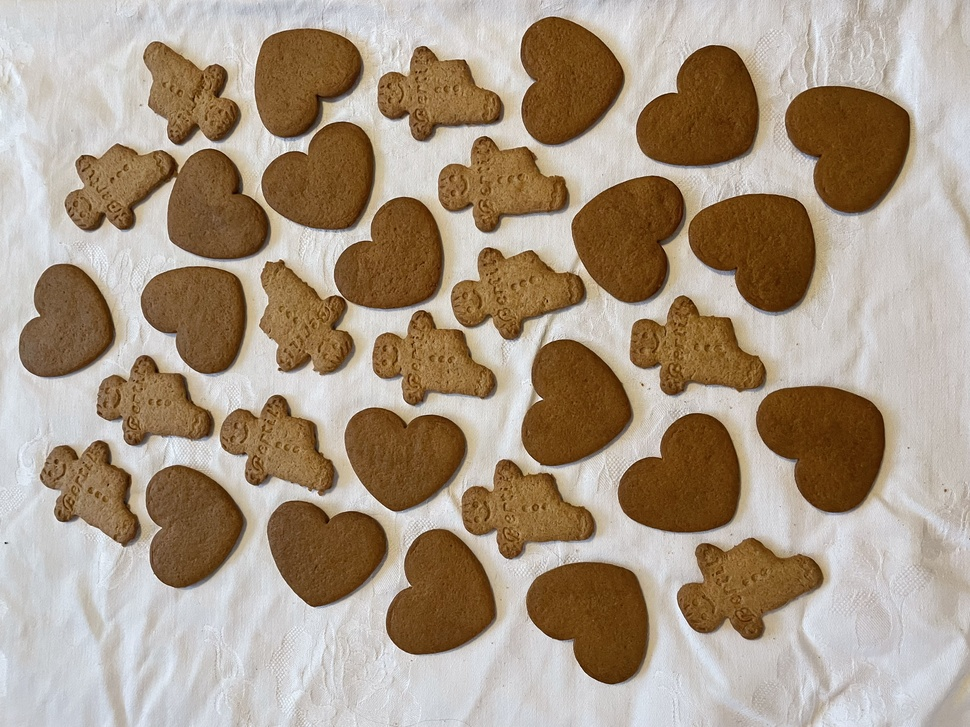
#> input picture gingerbreads.jpg, 970 x 727 px, shrunk from 4032 x 3024 before the run
$ python wiki_outsu.py
#> lines starting #> are read from the running program, lines starting #| are printed output that depends on the picture
import numpy as np
from skimage import io

def compute_otsu_criteria(im, th):
    # create the thresholded image
    thresholded_im = np.zeros(im.shape)
    thresholded_im[im >= th] = 1

    # compute weights
    nb_pixels = im.size
    nb_pixels1 = np.count_nonzero(thresholded_im)
    weight1 = nb_pixels1 / nb_pixels
    weight0 = 1 - weight1

    # if one the classes is empty, eg all pixels are below or above the threshold, that threshold will not be considered
    # in the search for the best threshold
    if weight1 == 0 or weight0 == 0:
        return np.inf

    # find all pixels belonging to each class
    val_pixels1 = im[thresholded_im == 1]
    val_pixels0 = im[thresholded_im == 0]

    # compute variance of these classes
    var0 = np.var(val_pixels0) if len(val_pixels0) > 0 else 0
    var1 = np.var(val_pixels1) if len(val_pixels1) > 0 else 0

    return weight0 * var0 + weight1 * var1

im = pick = io.imread('gingerbreads.jpg') # load your image as a numpy array.
#> im is the input picture: shape (727, 970, 3); mean R, G, B 168.5, 151.6, 132.6
# For testing purposes, one can use for example im = np.random.randint(0,255, size = (50,50))

# testing all thresholds from 0 to the maximum of the image
threshold_range = range(np.max(im)+1)
criterias = [compute_otsu_criteria(im, th) for th in threshold_range]
#> in compute_otsu_criteria (call 3), `thresholded_im = np.zeros(im.shape)`: thresholded_im: shape (727, 970, 3) float64; every value is 0
#> in compute_otsu_criteria (call 35), `thresholded_im[im >= th] = 1`:
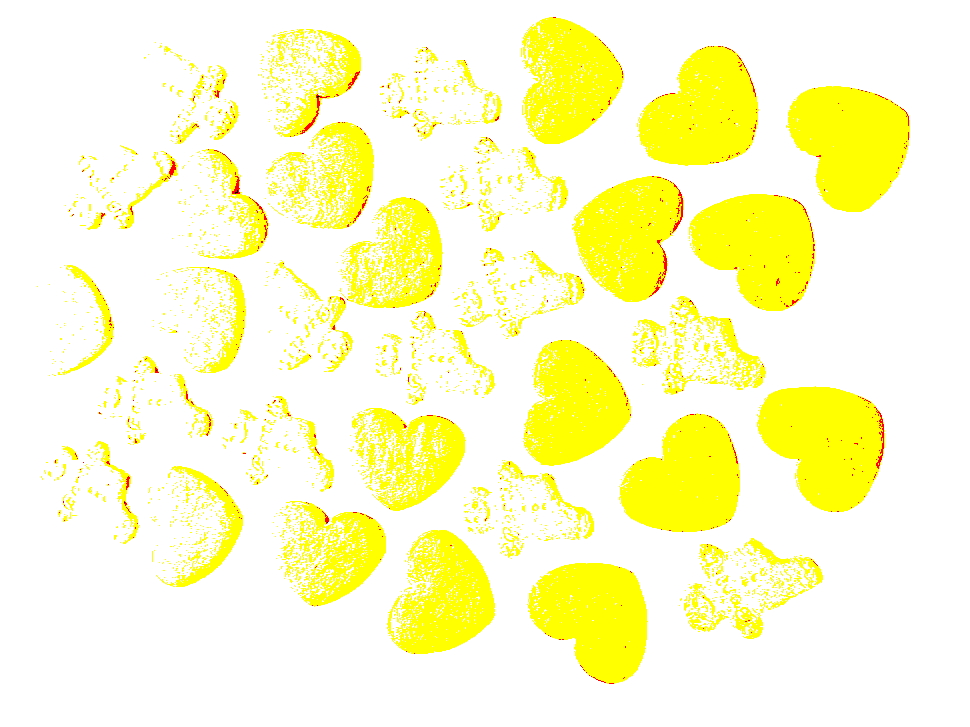
#> thresholded_im: shape (727, 970, 3) float64; mean R, G, B 1, 0.997, 0.785
#> in compute_otsu_criteria (call 35), `nb_pixels1 = np.count_nonzero(thresholded_im)`: nb_pixels1 = 1961404
#> in compute_otsu_criteria (call 35), `weight1 = nb_pixels1 / nb_pixels`: weight1 = 0.927
#> in compute_otsu_criteria (call 35), `weight0 = 1 - weight1`: weight0 = 0.0729
#> in compute_otsu_criteria (call 35), `var0 = np.var(val_pixels0) if len(val_pixels0) > 0 else 0`: var0 = 81.56
#> in compute_otsu_criteria (call 35), `var1 = np.var(val_pixels1) if len(val_pixels1) > 0 else 0`: var1 = 3501.1
#> in compute_otsu_criteria (call 36), `thresholded_im[im >= th] = 1`:
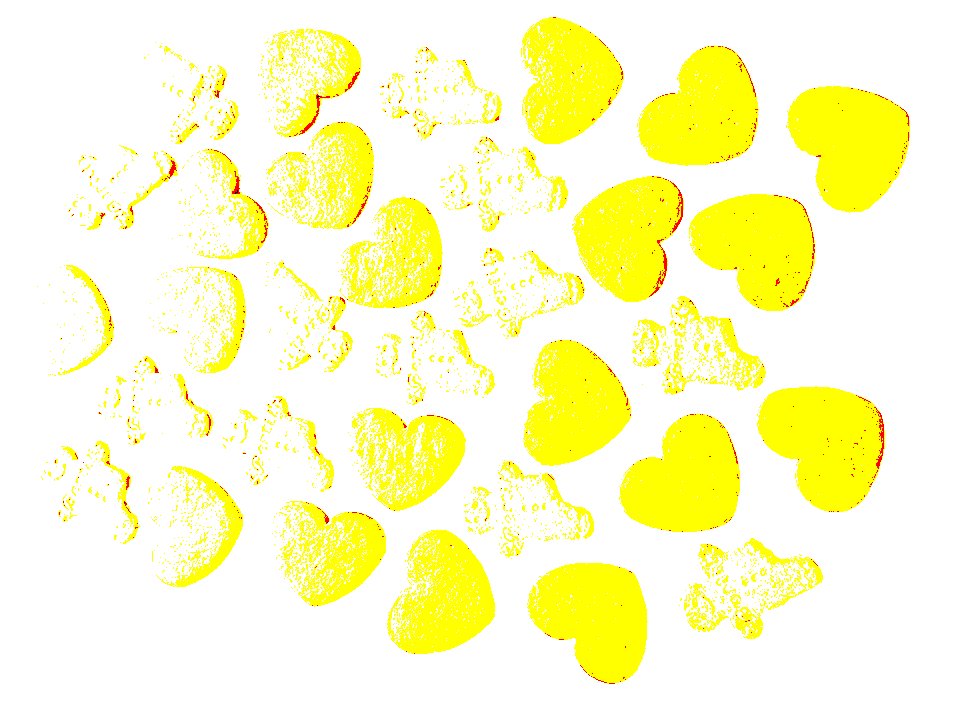
#> thresholded_im: shape (727, 970, 3) float64; mean R, G, B 1, 0.996, 0.78
#> in compute_otsu_criteria (call 36), `nb_pixels1 = np.count_nonzero(thresholded_im)`: nb_pixels1 = 1957459
#> in compute_otsu_criteria (call 36), `weight1 = nb_pixels1 / nb_pixels`: weight1 = 0.925
#> in compute_otsu_criteria (call 36), `weight0 = 1 - weight1`: weight0 = 0.0747
#> in compute_otsu_criteria (call 36), `var0 = np.var(val_pixels0) if len(val_pixels0) > 0 else 0`: var0 = 86.84
#> in compute_otsu_criteria (call 36), `var1 = np.var(val_pixels1) if len(val_pixels1) > 0 else 0`: var1 = 3475.4
#> in compute_otsu_criteria (call 37), `thresholded_im[im >= th] = 1`:
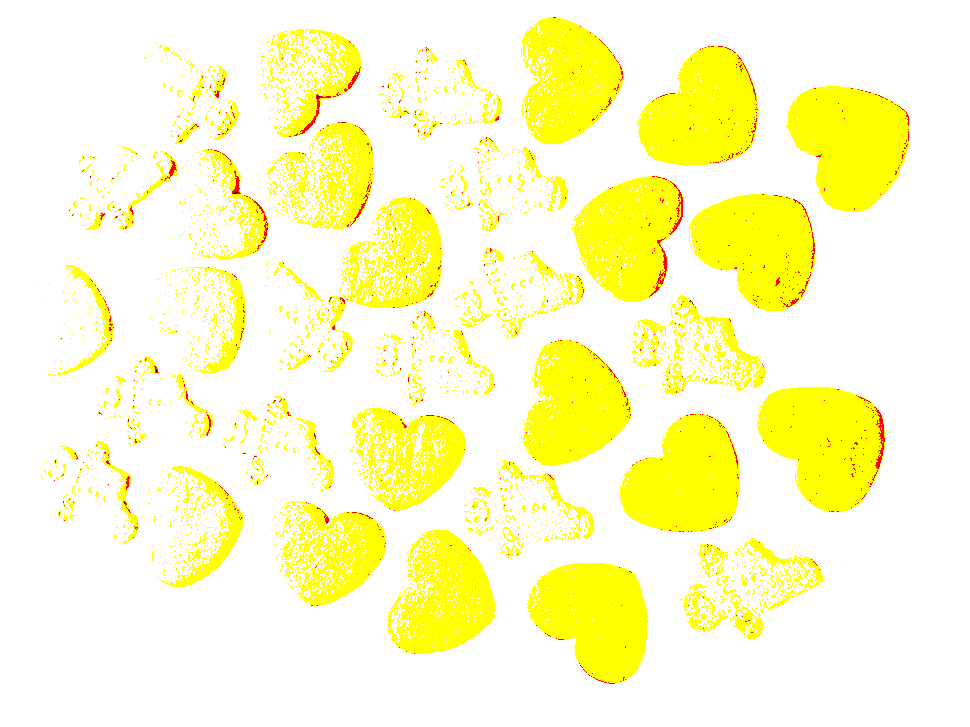
#> thresholded_im: shape (727, 970, 3) float64; mean R, G, B 1, 0.995, 0.775
#> in compute_otsu_criteria (call 37), `nb_pixels1 = np.count_nonzero(thresholded_im)`: nb_pixels1 = 1953285
#> in compute_otsu_criteria (call 37), `weight1 = nb_pixels1 / nb_pixels`: weight1 = 0.923
#> in compute_otsu_criteria (call 37), `weight0 = 1 - weight1`: weight0 = 0.0767
#> in compute_otsu_criteria (call 37), `var0 = np.var(val_pixels0) if len(val_pixels0) > 0 else 0`: var0 = 92.63
#> in compute_otsu_criteria (call 37), `var1 = np.var(val_pixels1) if len(val_pixels1) > 0 else 0`: var1 = 3448.4
#> in compute_otsu_criteria (call 38), `thresholded_im[im >= th] = 1`:
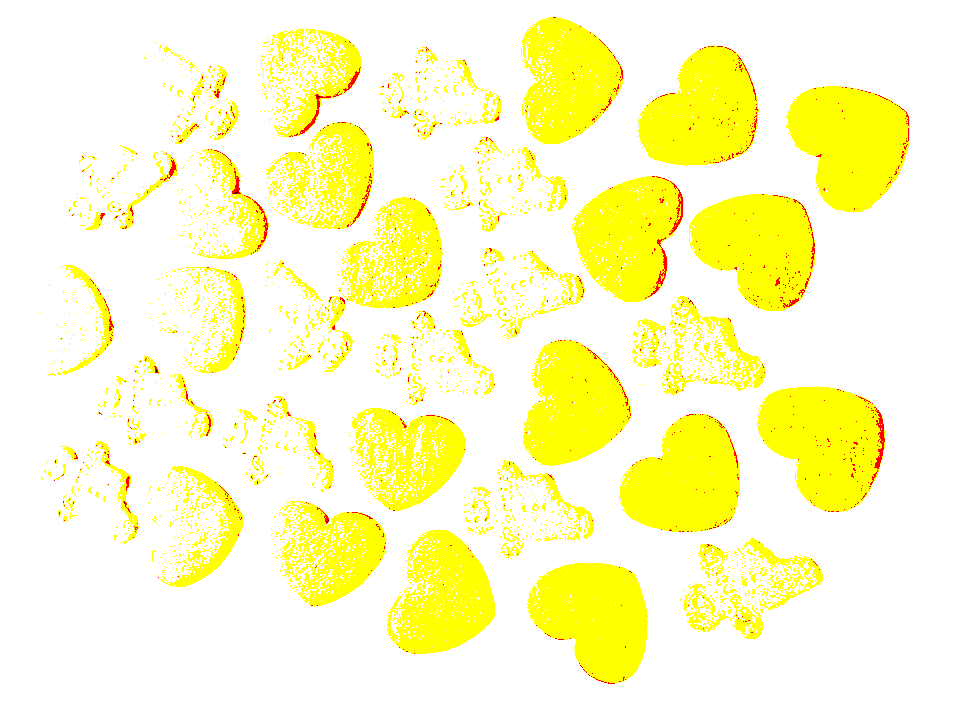
#> thresholded_im: shape (727, 970, 3) float64; mean R, G, B 1, 0.994, 0.77
#> in compute_otsu_criteria (call 38), `nb_pixels1 = np.count_nonzero(thresholded_im)`: nb_pixels1 = 1949170
#> in compute_otsu_criteria (call 38), `weight1 = nb_pixels1 / nb_pixels`: weight1 = 0.921
#> in compute_otsu_criteria (call 38), `weight0 = 1 - weight1`: weight0 = 0.0787
#> in compute_otsu_criteria (call 38), `var0 = np.var(val_pixels0) if len(val_pixels0) > 0 else 0`: var0 = 98.54
#> in compute_otsu_criteria (call 38), `var1 = np.var(val_pixels1) if len(val_pixels1) > 0 else 0`: var1 = 3422.1
#> in compute_otsu_criteria (call 39), `thresholded_im[im >= th] = 1`:
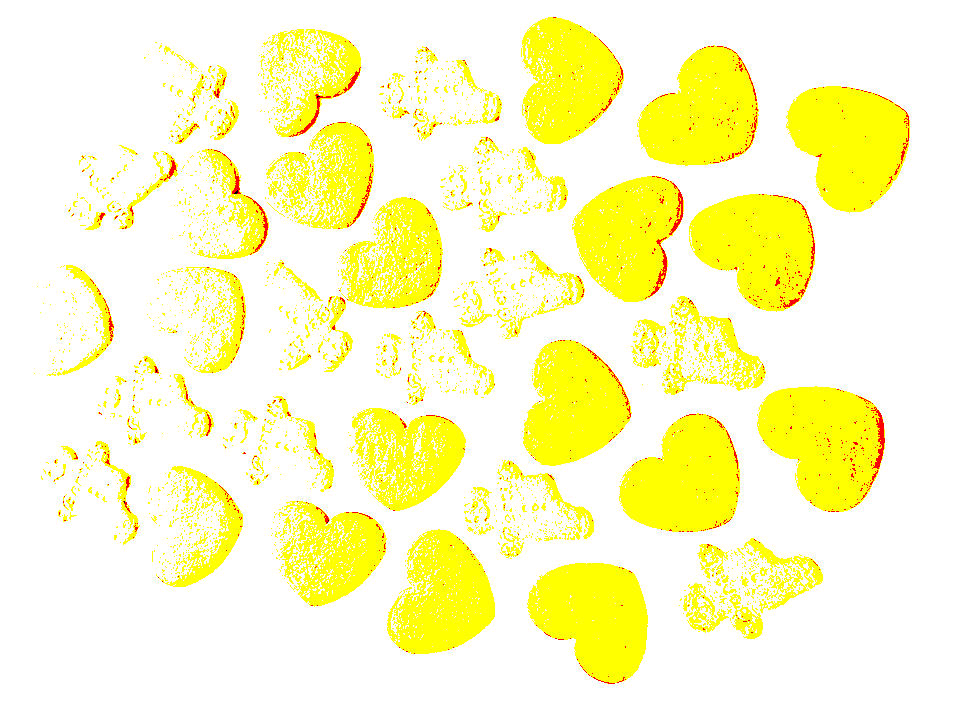
#> thresholded_im: shape (727, 970, 3) float64; mean R, G, B 1, 0.993, 0.765
#> in compute_otsu_criteria (call 39), `nb_pixels1 = np.count_nonzero(thresholded_im)`: nb_pixels1 = 1944955
#> in compute_otsu_criteria (call 39), `weight1 = nb_pixels1 / nb_pixels`: weight1 = 0.919
#> in compute_otsu_criteria (call 39), `weight0 = 1 - weight1`: weight0 = 0.0806
#> in compute_otsu_criteria (call 39), `var0 = np.var(val_pixels0) if len(val_pixels0) > 0 else 0`: var0 = 104.8
#> in compute_otsu_criteria (call 39), `var1 = np.var(val_pixels1) if len(val_pixels1) > 0 else 0`: var1 = 3395.5
#> in compute_otsu_criteria (call 40), `thresholded_im[im >= th] = 1`:
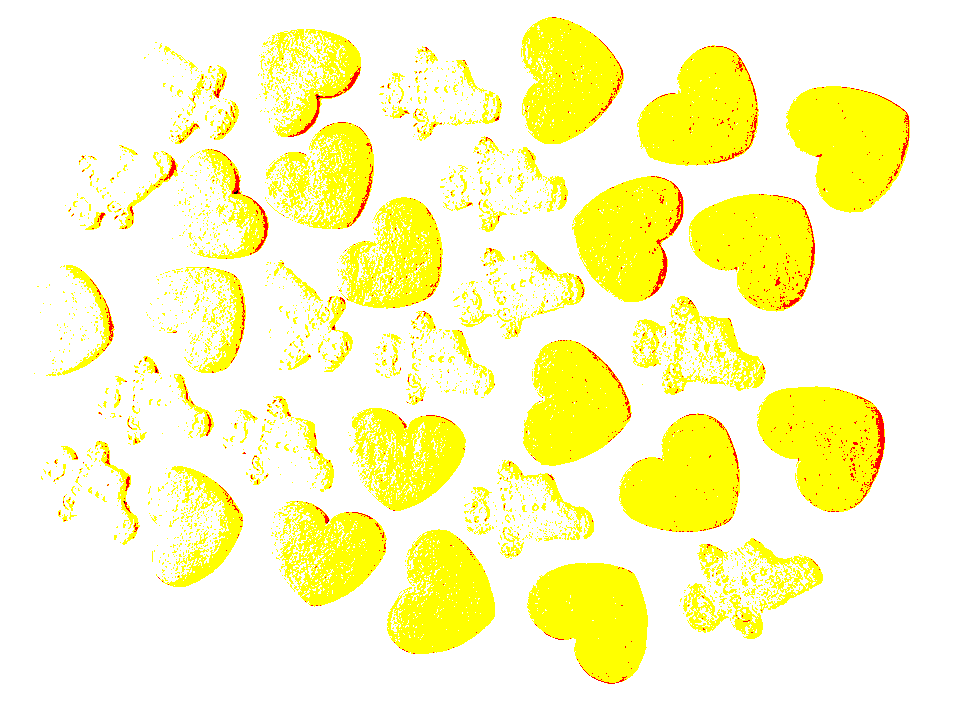
#> thresholded_im: shape (727, 970, 3) float64; mean R, G, B 1, 0.992, 0.76
#> in compute_otsu_criteria (call 40), `nb_pixels1 = np.count_nonzero(thresholded_im)`: nb_pixels1 = 1940672
#> in compute_otsu_criteria (call 40), `weight1 = nb_pixels1 / nb_pixels`: weight1 = 0.917
#> in compute_otsu_criteria (call 40), `weight0 = 1 - weight1`: weight0 = 0.0827
#> in compute_otsu_criteria (call 40), `var0 = np.var(val_pixels0) if len(val_pixels0) > 0 else 0`: var0 = 111.3
#> in compute_otsu_criteria (call 40), `var1 = np.var(val_pixels1) if len(val_pixels1) > 0 else 0`: var1 = 3368.7
#> criterias = 256 items, first 6: inf, 4616.5, 4599.3, 4577.7, 4550.5, 4517.2

# best threshold is the one minimizing the Otsu criteria
best_threshold = threshold_range[np.argmin(criterias)]
#> best_threshold = 136

$ run again, with coffeebeans.jpg copied over gingerbreads.jpg
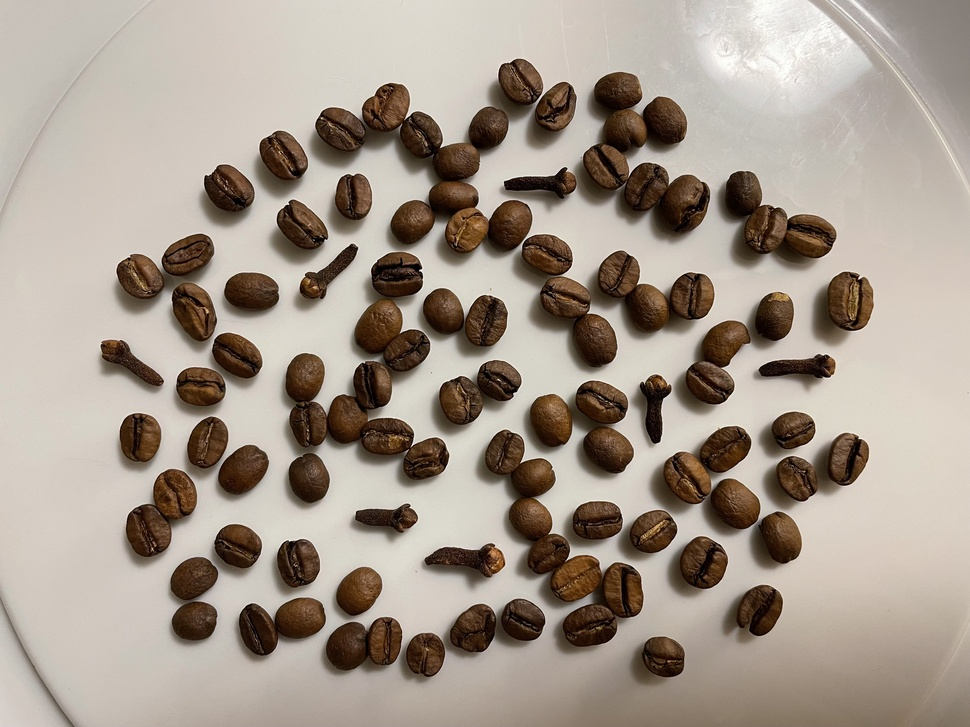
#> input picture coffeebeans.jpg, 970 x 727 px, shrunk from 4032 x 3024 before the run
#> im is the input picture: shape (727, 970, 3); mean R, G, B 164.1, 152.2, 140.3
#> in compute_otsu_criteria (call 39), `thresholded_im[im >= th] = 1`:
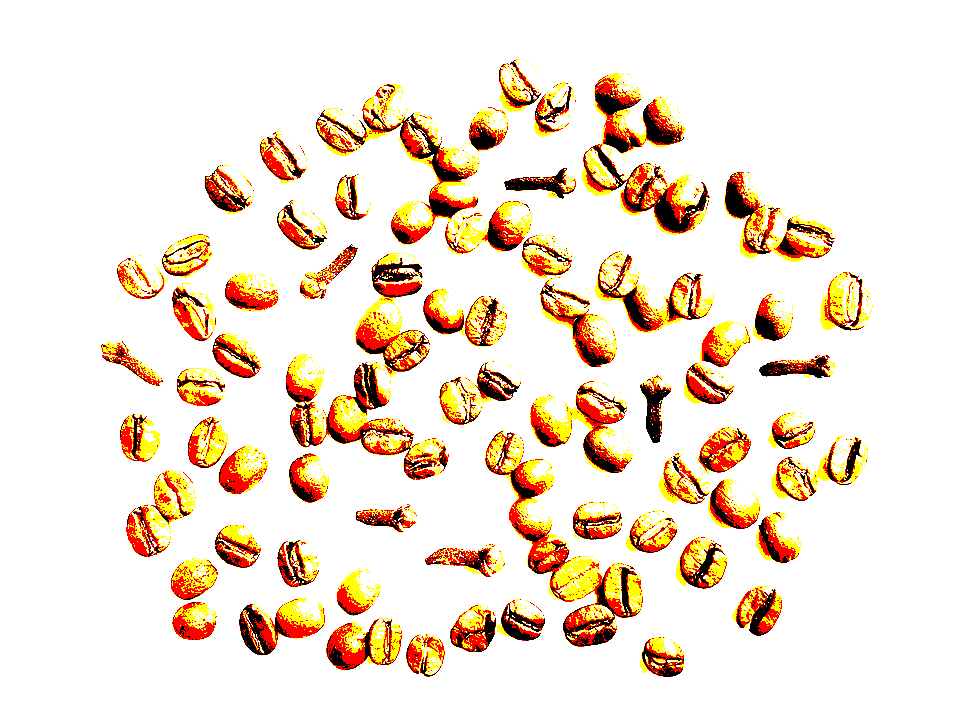
#> thresholded_im: shape (727, 970, 3) float64; mean R, G, B 0.957, 0.895, 0.829
#> nb_pixels1 = 1890462
#> weight1 = 0.894
#> weight0 = 0.106
#> var0 = 129.5
#> var1 = 2798.6
#> in compute_otsu_criteria (call 40), `thresholded_im[im >= th] = 1`:
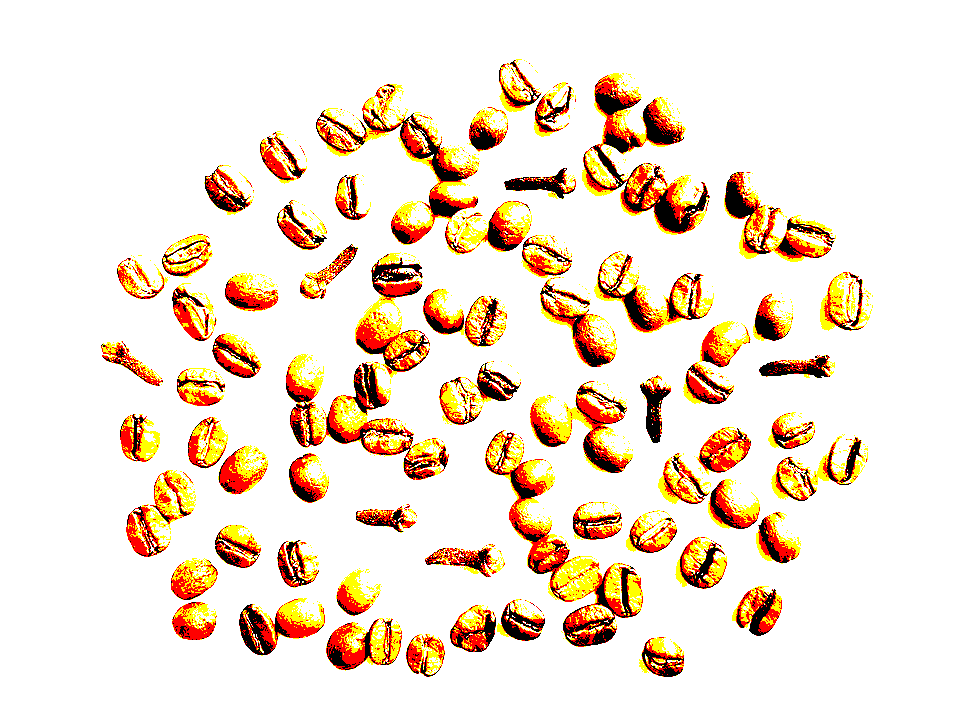
#> thresholded_im: shape (727, 970, 3) float64; mean R, G, B 0.954, 0.892, 0.826
#> nb_pixels1 = 1884323
#> weight1 = 0.891
#> weight0 = 0.109
#> var0 = 136
#> var1 = 2752.4
#> criterias = 256 items, first 6: inf, 4455.8, 4413.9, 4368.1, 4318.2, 4265.2
#> best_threshold = 124

$ run again, with soccerteam.jpg copied over gingerbreads.jpg
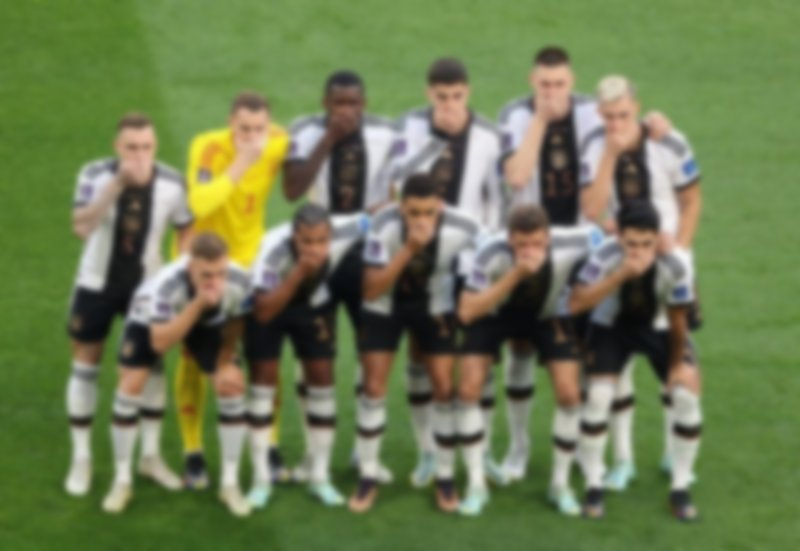
#> input picture soccerteam.jpg, 800 x 551 px
#> im is the input picture: shape (551, 800, 3); mean R, G, B 109.7, 122.6, 81.7
#> in compute_otsu_criteria (call 39), `thresholded_im[im >= th] = 1`:
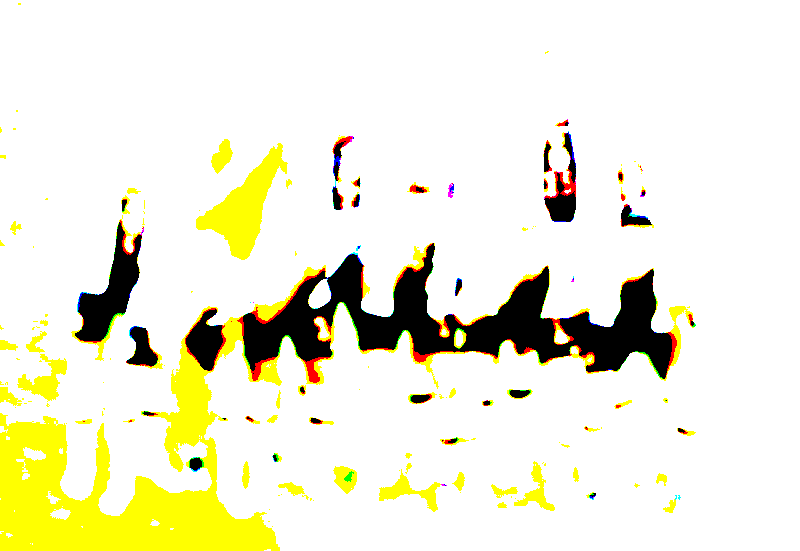
#> thresholded_im: shape (551, 800, 3) float64; mean R, G, B 0.935, 0.929, 0.842
#> nb_pixels1 = 1193001
#> weight1 = 0.902
#> weight0 = 0.0979
#> var0 = 65.36
#> var1 = 2115.7
#> in compute_otsu_criteria (call 40), `thresholded_im[im >= th] = 1`:
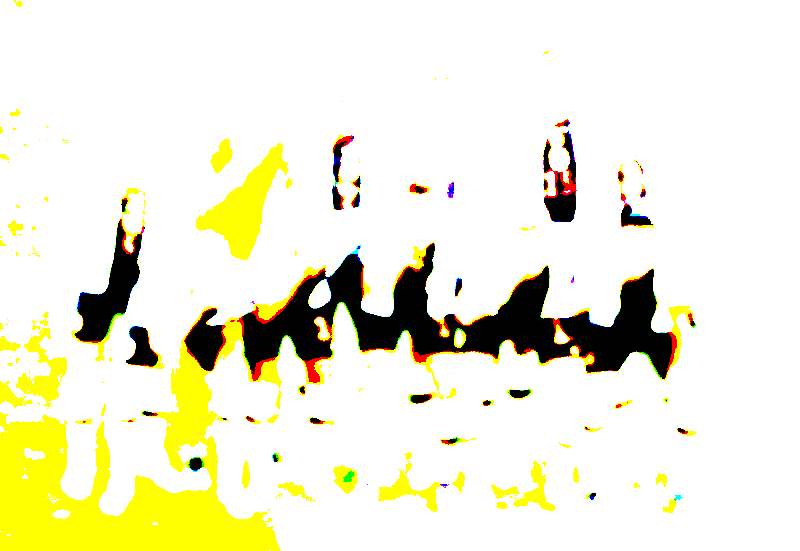
#> thresholded_im: shape (551, 800, 3) float64; mean R, G, B 0.933, 0.927, 0.835
#> nb_pixels1 = 1187998
#> weight1 = 0.898
#> weight0 = 0.102
#> var0 = 69.68
#> var1 = 2100.6
#> criterias = 256 items, first 6: inf, 2616.1, 2615.9, 2615.8, 2615.4, 2614.8
#> best_threshold = 107
